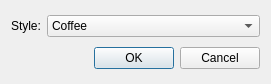
<?xml version="1.0" encoding="UTF-8"?>
<ui version="4.0">
 <class>ChooseStylesheetDialog</class>
 <widget class="QDialog" name="ChooseStylesheetDialog">
  <property name="geometry">
   <rect>
    <x>0</x>
    <y>0</y>
    <width>271</width>
    <height>84</height>
   </rect>
  </property>
  <property name="windowTitle">
   <string>Choose Stylesheet</string>
  </property>
  <layout class="QVBoxLayout" name="verticalLayout">
   <item>
    <layout class="QHBoxLayout" name="horizontalLayout_3">
     <item>
      <widget class="QLabel" name="label_8">
       <property name="sizePolicy">
        <sizepolicy hsizetype="Fixed" vsizetype="Preferred">
         <horstretch>0</horstretch>
         <verstretch>0</verstretch>
        </sizepolicy>
       </property>
       <property name="text">
        <string>Style:</string>
       </property>
      </widget>
     </item>
     <item>
      <widget class="QComboBox" name="styleCombo">
       <property name="sizePolicy">
        <sizepolicy hsizetype="Preferred" vsizetype="Fixed">
         <horstretch>0</horstretch>
         <verstretch>0</verstretch>
        </sizepolicy>
       </property>
       <item>
        <property name="text">
         <string>Coffee</string>
        </property>
       </item>
       <item>
        <property name="text">
         <string>CoolBlue</string>
        </property>
       </item>
       <item>
        <property name="text">
         <string>Prairie</string>
        </property>
       </item>
       <item>
        <property name="text">
         <string>Pagefold</string>
        </property>
       </item>
       <item>
        <property name="text">
         <string>Default</string>
        </property>
       </item>
      </widget>
     </item>
    </layout>
   </item>
   <item>
    <widget class="QDialogButtonBox" name="buttonBox">
     <property name="orientation">
      <enum>Qt::Horizontal</enum>
     </property>
     <property name="standardButtons">
      <set>QDialogButtonBox::Cancel|QDialogButtonBox::Ok</set>
     </property>
    </widget>
   </item>
  </layout>
 </widget>
 <tabstops>
  <tabstop>styleCombo</tabstop>
  <tabstop>buttonBox</tabstop>
 </tabstops>
 <resources/>
 <connections>
  <connection>
   <sender>buttonBox</sender>
   <signal>accepted()</signal>
   <receiver>ChooseStylesheetDialog</receiver>
   <slot>accept()</slot>
   <hints>
    <hint type="sourcelabel">
     <x>248</x>
     <y>254</y>
    </hint>
    <hint type="destinationlabel">
     <x>157</x>
     <y>274</y>
    </hint>
   </hints>
  </connection>
  <connection>
   <sender>buttonBox</sender>
   <signal>rejected()</signal>
   <receiver>ChooseStylesheetDialog</receiver>
   <slot>reject()</slot>
   <hints>
    <hint type="sourcelabel">
     <x>316</x>
     <y>260</y>
    </hint>
    <hint type="destinationlabel">
     <x>286</x>
     <y>274</y>
    </hint>
   </hints>
  </connection>
 </connections>
</ui>
